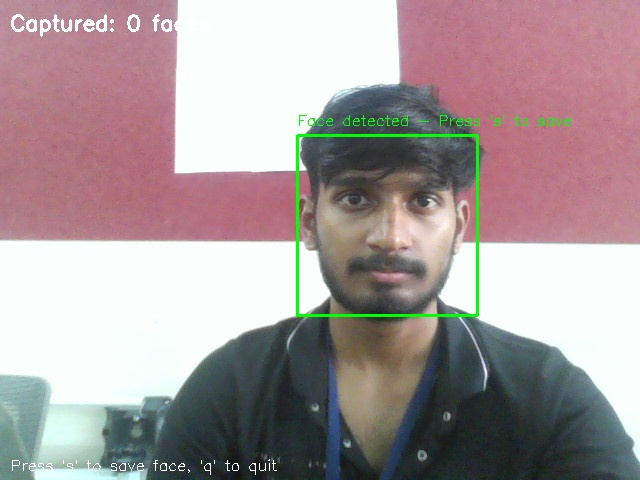
#> input picture known_faces/abhishek.jpg, 640 x 480 px
$ python simple_attendance.py
#> lines starting #> are read from the running program, lines starting #| are printed output that depends on the picture
#!/usr/bin/env python3
"""
Simple Face Detection Attendance System
=======================================

A simplified attendance system using basic OpenCV face detection and
template matching instead of complex face recognition libraries.

This approach is more reliable and doesn't require problematic dependencies.

Author: SmartClass AI
Date: September 2025
"""

import cv2
import numpy as np
import json
import datetime
import os
import hashlib
from pathlib import Path
from pymongo import MongoClient
from collections import defaultdict
import time

class SimpleAttendanceSystem:
    def __init__(self):
        """Initialize the simple attendance system."""
        print("🎓 Simple AI Attendance System")
        print("=" * 40)

        # Initialize face detector
        self.face_cascade = cv2.CascadeClassifier(cv2.data.haarcascades + 'haarcascade_frontalface_default.xml')

        # Load configuration
        self.load_config()

        # MongoDB connection
        self.connect_to_mongodb()

        # Load face templates
        self.load_face_templates()

        # Attendance tracking
        self.attendance_cooldown = 30  # seconds
        self.last_attendance = defaultdict(float)

        # UI settings
        self.font = cv2.FONT_HERSHEY_SIMPLEX

    def load_config(self):
        """Load MongoDB configuration."""
        try:
            with open("mongodb_config.json", "r") as f:
#> (reads mongodb_config.json from the repository)
                config = json.load(f)
                self.connection_string = config["connection_string"]
                self.database_name = config["database_name"]
                print(f"✅ MongoDB config loaded: {self.database_name}")
        except:
            print("⚠️  Using default MongoDB config")
            self.connection_string = "mongodb://localhost:27017/"
            self.database_name = "smartclass_attendance"

    def connect_to_mongodb(self):
        """Connect to MongoDB."""
        try:
            self.client = MongoClient(self.connection_string)
            self.db = self.client[self.database_name]
            self.collection = self.db["attendance_records"]

            # Test connection
            self.client.server_info()
            print("✅ MongoDB connected successfully!")

        except Exception as e:
            print(f"❌ MongoDB connection failed: {e}")
            print("📝 Attendance will be logged to console only")
            self.db = None

    def load_face_templates(self):
        """Load face templates for recognition."""
        self.face_templates = {}

        known_faces_dir = "known_faces"
        if not os.path.exists(known_faces_dir):
            print(f"❌ Error: '{known_faces_dir}' directory not found!")
            return False

        # Get image files
        image_files = []
        for ext in ['.jpg', '.jpeg', '.png']:
            image_files.extend(Path(known_faces_dir).glob(f"*{ext}"))
#> pass 2 of the loop in load_face_templates, `for ext in ['.jpg', '.jpeg', '.png']:`:
#> pass 3 of the loop in load_face_templates, `for ext in ['.jpg', '.jpeg', '.png']:`:

        image_files = [f for f in image_files if f.name != '.gitkeep']

        if not image_files:
            print("❌ No face images found!")
            return False

        print(f"📸 Loading {len(image_files)} face templates...")

        for image_path in image_files:
            name = image_path.stem.replace('_', ' ').title()

            print(f"🔍 Processing: {image_path.name} -> {name}")

            # Load image
            img = cv2.imread(str(image_path))
#> img is the input picture: shape (480, 640, 3); mean B, G, R 155.8, 154.2, 167.7
            if img is None:
                print(f"⚠️  Could not load {image_path.name}")
                continue

            # Convert to grayscale
            gray = cv2.cvtColor(img, cv2.COLOR_BGR2GRAY)
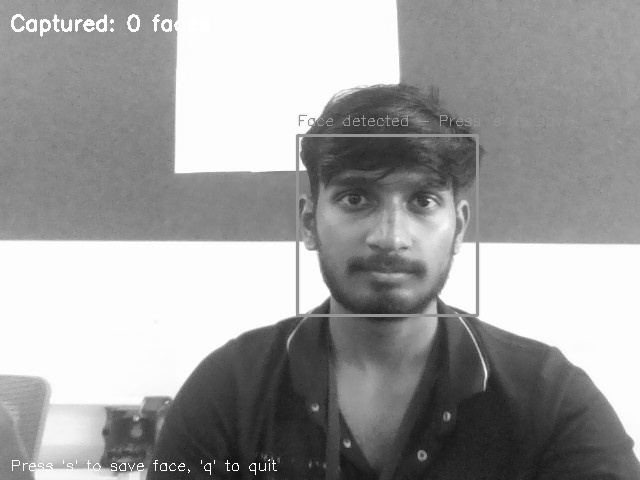
#> gray: shape (480, 640); min 16, max 255, mean 158.5

            # Detect faces
            faces = self.face_cascade.detectMultiScale(gray, 1.1, 4)
#> faces = [[297, 134, 183, 183]]

            if len(faces) == 0:
                print(f"⚠️  No face detected in {image_path.name}")
                continue

            # Use the largest face if multiple detected
            if len(faces) > 1:
                areas = [w * h for (x, y, w, h) in faces]
                largest_idx = np.argmax(areas)
                faces = [faces[largest_idx]]

            # Extract face region
            x, y, w, h = faces[0]
#> x = 297; y = 134; w = 183; h = 183
            face_roi = gray[y:y+h, x:x+w]
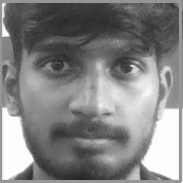
#> face_roi: shape (183, 183); min 34, max 255, mean 130.3

            # Resize to standard size for comparison
            face_template = cv2.resize(face_roi, (100, 100))
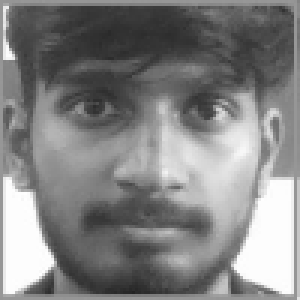
#> face_template: shape (100, 100) (shown 3 times larger); min 34, max 254, mean 130.4

            # Store template
            self.face_templates[name] = face_template

            print(f"✅ Template created for {name}")
#> pass 2 of the loop in load_face_templates, `for image_path in image_files:`:
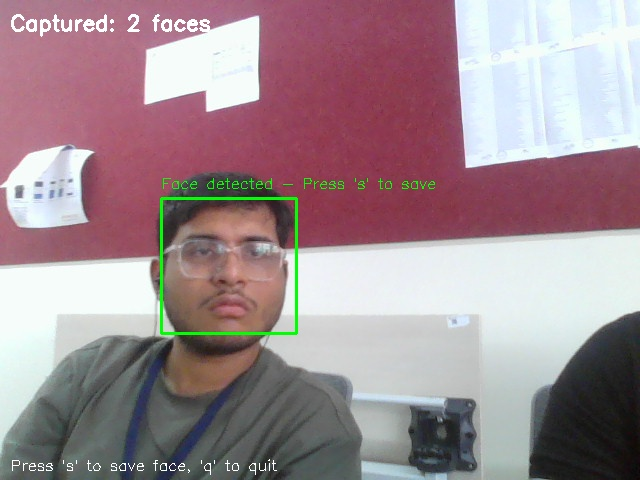
#> input picture known_faces/ayush.jpg, 640 x 480 px
#> in load_face_templates, img is the input picture: shape (480, 640, 3); mean B, G, R 146.3, 140.3, 160.6
#> in load_face_templates, `gray = cv2.cvtColor(img, cv2.COLOR_BGR2GRAY)`:
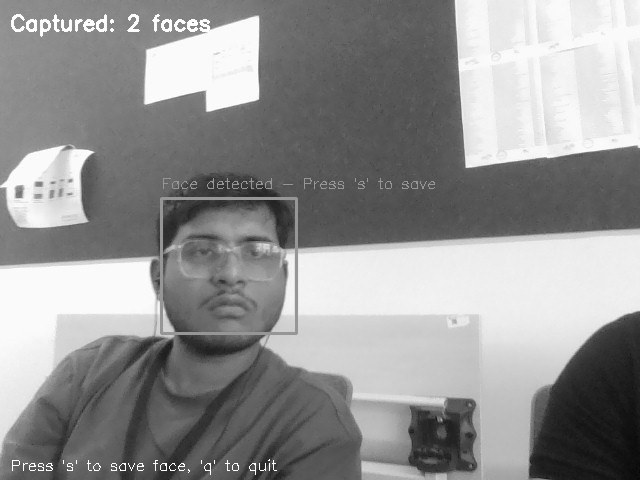
#> gray: shape (480, 640); min 7, max 255, mean 147.1
#> in load_face_templates, `faces = self.face_cascade.detectMultiScale(gray, 1.1, 4)`: faces = [[162, 199, 133, 133]]
#> x = 162; y = 199; w = 133
#> in load_face_templates, `face_roi = gray[y:y+h, x:x+w]`:
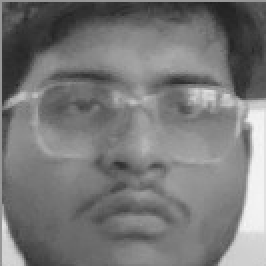
#> face_roi: shape (133, 133) (shown 2 times larger); min 33, max 247, mean 120.5
#> pass 3 of the loop in load_face_templates, `for image_path in image_files:`:
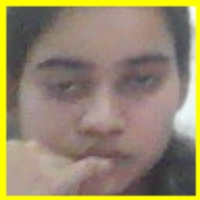
#> input picture known_faces/spurthi.jpg, 200 x 200 px
#> in load_face_templates, img is the input picture: shape (200, 200, 3); mean B, G, R 107.1, 136.3, 150.1
#> in load_face_templates, `gray = cv2.cvtColor(img, cv2.COLOR_BGR2GRAY)`:
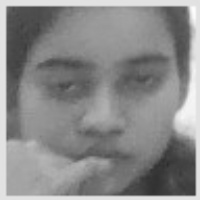
#> gray: shape (200, 200); min 44, max 253, mean 137.1
#> in load_face_templates, `faces = self.face_cascade.detectMultiScale(gray, 1.1, 4)`: faces = [[13, 16, 175, 175]]
#> x = 13; y = 16; w = 175
#> in load_face_templates, `face_roi = gray[y:y+h, x:x+w]`:
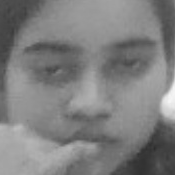
#> face_roi: shape (175, 175); min 44, max 245, mean 126.7

        if len(self.face_templates) == 0:
            print("❌ No face templates were created!")
            return False

        print(f"✅ Loaded {len(self.face_templates)} face templates:")
#| ✅ Loaded 3 face templates:
        for name in self.face_templates.keys():
            print(f"   👤 {name}")
#> this loop made 3 passes
#> name on passes 1 to 3: 'Abhishek', 'Ayush', 'Spurthi'
#|    👤 Abhishek
#|    👤 Ayush
#|    👤 Spurthi
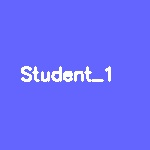
#> input picture detect/known_faces/Student_1.jpg, 150 x 150 px, given in place of the camera
#> in run_attendance_system, frame is the input picture: shape (150, 150, 3); mean B, G, R 253, 105.3, 104.4

        return True

    # [58 lines left out: functions recognize_face, mark_attendance, not called in this run]

    def process_frame(self, frame):
        """Process a single frame for face recognition."""
        # Convert to grayscale
        gray = cv2.cvtColor(frame, cv2.COLOR_BGR2GRAY)
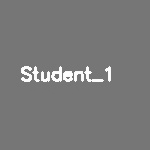
#> gray: shape (150, 150); min 112, max 255, mean 121.8

        # Detect faces
        faces = self.face_cascade.detectMultiScale(gray, 1.1, 4)
#> faces = ()

        recognized_names = []

        for (x, y, w, h) in faces:
            # Extract face region
            face_roi = gray[y:y+h, x:x+w]

            # Recognize face
            name, confidence = self.recognize_face(face_roi)

            color = (0, 0, 255)  # Red for unknown

            if name != "Unknown":
                color = (0, 255, 0)  # Green for recognized
                recognized_names.append(name)

                # Mark attendance
                attendance_marked = self.mark_attendance(name)
                if attendance_marked:
                    color = (0, 255, 255)  # Yellow for new attendance

            # Draw rectangle and label
            cv2.rectangle(frame, (x, y), (x+w, y+h), color, 2)

            # Prepare text
            text = f"{name}"
            if name != "Unknown":
                text += f" ({confidence:.2f})"

            # Draw text background
            text_size = cv2.getTextSize(text, self.font, 0.6, 2)[0]
            cv2.rectangle(frame, (x, y-30), (x + text_size[0], y), color, -1)

            # Draw text
            cv2.putText(frame, text, (x, y-10), self.font, 0.6, (255, 255, 255), 2)
#> this loop made 0 passes
#> after the loop, recognized_names = []

        return frame, recognized_names

    def run_attendance_system(self):
        """Run the main attendance system."""
        print("\n🎥 Starting camera...")
        print("📋 Simple Attendance System Active!")
        print("   - Green box: Recognized student")
        print("   - Yellow box: Attendance marked")
        print("   - Red box: Unknown person")
        print("   - Press 'q' to quit")
        print("   - Press 's' to show statistics")

        cap = cv2.VideoCapture(0)

        if not cap.isOpened():
            print("❌ Could not open camera!")
            return

        frame_count = 0
        start_time = time.time()

        try:
            while True:
                ret, frame = cap.read()
                if not ret:
                    print("❌ Failed to read from camera")
                    break

                # Process every 3rd frame for performance
                if frame_count % 3 == 0:
                    frame, recognized_names = self.process_frame(frame)
#> recognized_names = []

                frame_count += 1

                # Add system info
                runtime = time.time() - start_time
                info_text = f"Runtime: {runtime:.0f}s | Templates: {len(self.face_templates)}"
#> info_text = 'Runtime: 0s | Templates: 3'
                cv2.putText(frame, info_text, (10, 30), self.font, 0.6, (255, 255, 255), 2)

                # Add instructions
                cv2.putText(frame, "Press 'q' to quit | 's' for stats", (10, frame.shape[0]-20),
                           self.font, 0.5, (255, 255, 255), 1)
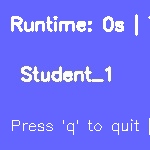
#> frame: shape (150, 150, 3); mean B, G, R 253.1, 113, 112

                # Show frame
                cv2.imshow('Simple AI Attendance System', frame)

                # Handle key presses
                key = cv2.waitKey(1) & 0xFF
#> (key q is pressed here)
                if key == ord('q'):
                    print("\n👋 Shutting down attendance system...")
                    break
                elif key == ord('s'):
                    self.show_statistics()

        except KeyboardInterrupt:
            print("\n⚠️  Interrupted by user")

        finally:
            cap.release()
            cv2.destroyAllWindows()
            if self.db:
                self.client.close()
            print("✅ System shutdown complete")

    # [25 lines left out: function show_statistics, not called in this run]

def main():
    """Main function."""
    # Initialize attendance system
    system = SimpleAttendanceSystem()

    # Check if face templates were loaded
    if not hasattr(system, 'face_templates') or not system.face_templates:
        print("❌ No face templates loaded!")
        print("🔧 Please ensure you have face images in the 'known_faces' directory")
        return

    # Run the system
    system.run_attendance_system()

if __name__ == "__main__":
    main()
